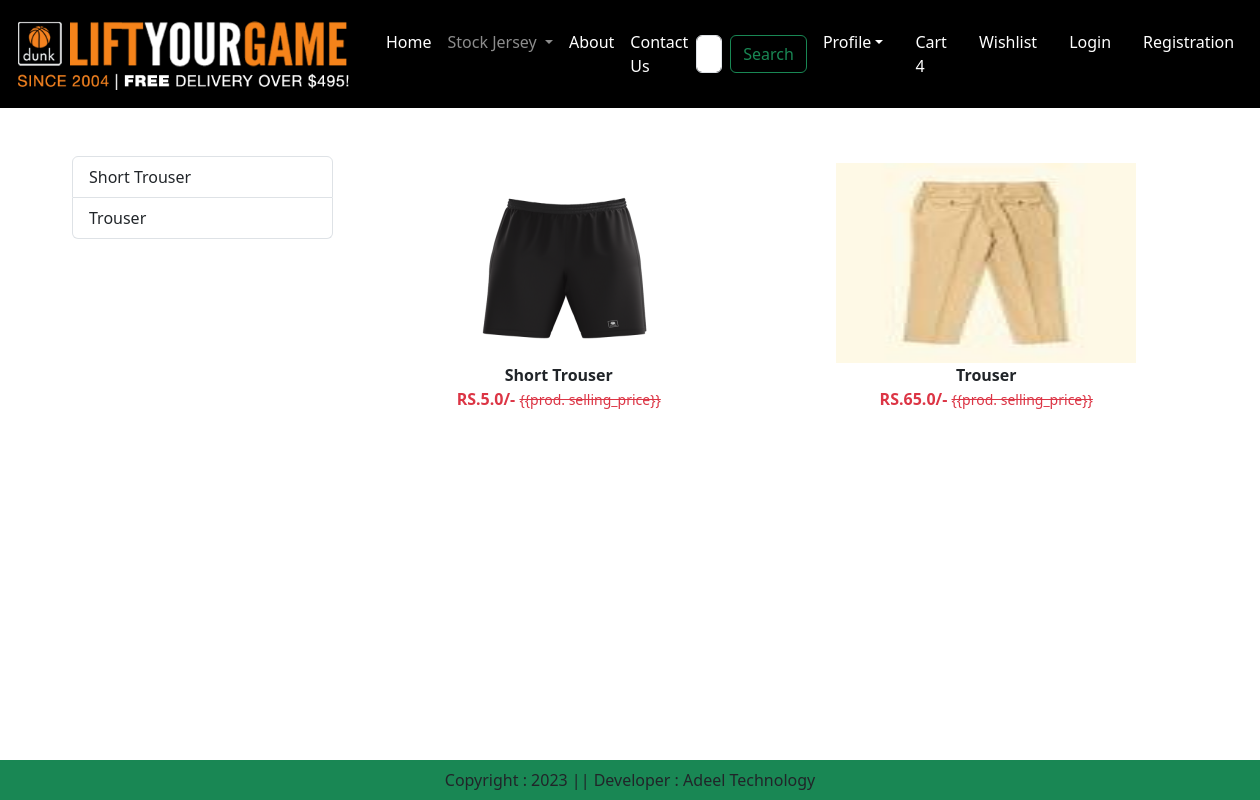
/category/TR, run on an earlier commit of the app's database.
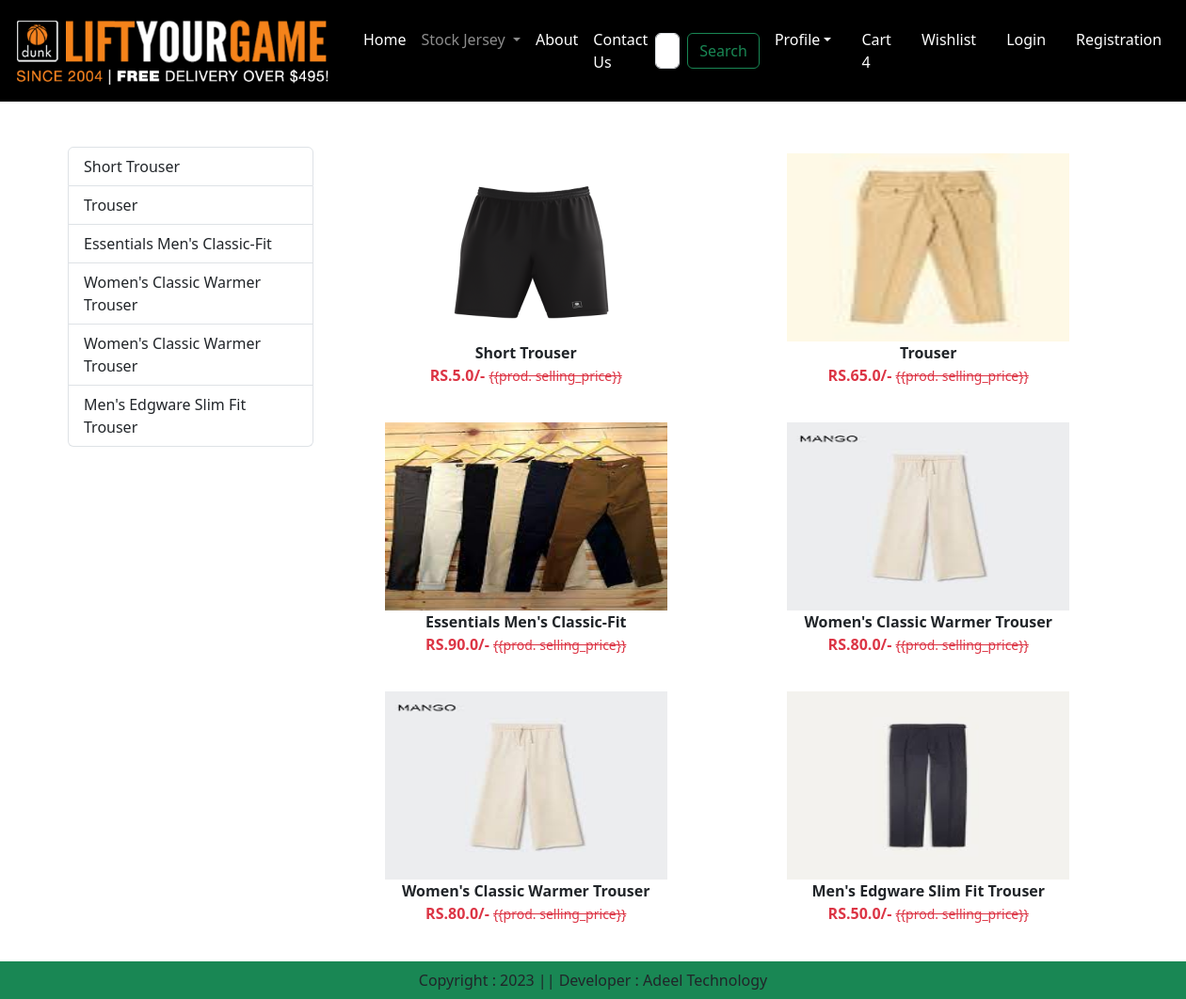
And on a later commit of the database.
### app/models.py (models this page shows)
class Product(models.Model):
    title = models.CharField(max_length=100)
    selling_price = models.FloatField()
    discounted_price = models.FloatField()
    description = models.TextField()
    composition = models.TextField(default="")
    prodapp = models.TextField(default="")
    category = models.CharField(choices=Category_choices,max_length=2)
    product_image = models.ImageField(upload_to='product')

### app/views.py (the view)
# urls.py: path("category/<slug:val>", views.CategoryView.as_view(),name="category"),
class CategoryView(View):
    def get(self,request,val):
        product = Product.objects.filter(category=val)
        title = Product.objects.filter(category=val).values('title')
        return render(request,"app/category.html",locals())

### app/templates/app/category.html (shortened to what this page needs)
{% extends 'app/base.html' %}
{% load static %}
{% block main-content %}
    <div class="container my-5">
        <div class="row">
            <div class="col-sm-3">
                <div class="list-group">
                    {% for val in title %}
                        <a href="{% url 'category-title' val.title %}" class="list-group-item list-group-item-action" aria-current="true">
                        {{val.title}}</a>
                    {% endfor %}
                </div>
            </div>
            <div class="col-sm-9">
                <div class="row">
                    {% for prod in product %}
                       <div class="col text-center mb-4">
                            <a href="{% url 'product-detail' prod.id %}" class="btn">
                                <div>
                                    <img src="{{prod.product_image.url}}" width="300px" height="200px" />
                                    <div class="fw-bold">{{prod.title}}</div>
                                    <div class="fw-bold text-danger">
                                        RS.{{prod.discounted_price}}/-
                                        <small class="fw-light text-decoration-line-through">{{prod.
                                        selling_price}}</small>
                                    </div>
                                </div>
                            </a>
                       </div>
                    {% endfor %}
                </div>
            </div>
        </div>
    </div>
{% endblock main-content %}

### app/templates/app/base.html (shortened to what this page needs)
<!DOCTYPE html>
{% load static %}
<html lang="en">
<head>
    <link href="https://cdn.jsdelivr.net/npm/bootstrap@5.3.1/dist/css/bootstrap.min.css" rel="stylesheet">
    <link rel="stylesheet" href="{%static 'app/css/owl.carousel.min.css'%}" />
    <link rel="stylesheet" href="{%static 'app/css/all.min.css'%}" />
    <link rel="stylesheet" href="{%static 'app/css/style.css'%}" />
</head>
<body>
     <nav class="navbar navbar-expand-lg navbar-dark bg-black">
        <div class="container-fluid">
          <a class="navbar-brand" href="#">
            <img src="{% static "app/images/logo.png"%}" width="350" />
          </a>
          <div class="collapse navbar-collapse" id="navbarSupportedContent">
            <ul class="navbar-nav me-auto mb-2 mb-lg-0">
              <li class="nav-item">
                <a class="nav-link active" aria-current="page" href="/">Home</a>
              </li>
              <li class="nav-item dropdown">
                <a class="nav-link dropdown-toggle" href="#" role="button" data-bs-toggle="dropdown" aria-expanded="false">
                  Stock Jersey
                </a>
              </li>
              <li class="nav-item">
                <a class="nav-link text-white" href="#">About</a>
              </li>
            <li class="nav-item">
              <a class="nav-link text-white" href="{% url 'contact' %}">Contact Us</a>
            </li>
            </ul>
            <form class="d-flex" role="search">
              <input class="form-control me-2" type="search" placeholder="Search" aria-label="Search">
              <button class="btn btn-outline-success" type="submit">Search</button>
            </form>
          </div>
            <ul class="navbar-nav me-auto mb-2 mb-lg-0">
              <li class="nav-item dropdown mx-2">
                <a class="nav-link dropdown-toggle text-white" href="#"
                id="profileDropdown" role="button" data-bs-toggle="dropdown"
                aria-expanded="false">Profile</a>
          </li>
          <li class="nav-item mx-2">
              <a class="nav-link text-white"  href="#">Cart 4</a>
          </li>
          <li class="nav-item mx-2">
              <a  class="nav-link text-white"  href="#">Wishlist</a>
          </li>
          <li class="nav-item mx-2">
              <a  class="nav-link text-white" href="{% url 'login' %}">Login</a>
          </li>
          <li class="nav-item mx-2">
            <a  class="nav-link text-white" href="{% url 'customerregistration' %}">Registration</a>
          </li>
        </ul>
       </div>
    </nav>
        {% block main-content %}{% endblock main-content %}
        <footer class="container-fluid fixed-bottom bg-success text-center p-2 mt-5">
          Copyright  :  2023 || Developer : Adeel Technology
        </footer>
</body>
</html>

What changed in the data, as far as the page shows it:
added Product: product_image (picture), title "Essentials Men's Classic-Fit", discounted_price "90.0"
added Product: product_image (picture), title "Women's Classic Warmer Trouser", discounted_price "80.0"
added Product: product_image (picture), title "Women's Classic Warmer Trouser", discounted_price "80.0"
added Product: product_image (picture), title "Men's Edgware Slim Fit Trouser", discounted_price "50.0"
Also different on the page:
new list line: "Essentials Men's Classic-Fit"
new list line: "Women's Classic Warmer Trouser"
new list line: "Men's Edgware Slim Fit Trouser"
